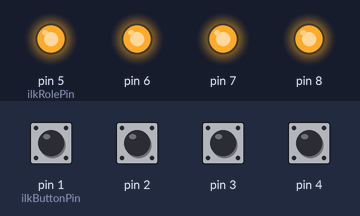
Recording of a sketch running on a simulated Arduino Uno, built with avr-gcc and run on an emulated ATmega328P. On the bench: output pins drawn as LEDs (lit = HIGH). The inputs (shaded band) are chosen by the test bench; at power-on: pin 1 (ilkButtonPin), pin 2–4 HIGH.

Above: at 1.2 s.
1.3 s: pin 1 (ilkButtonPin) pulled LOW for 0.15 s
At 2.3 s:
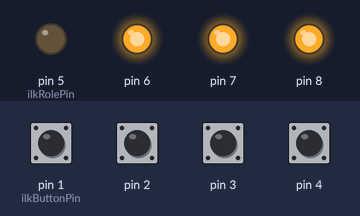
2.9 s: pin 2 pulled LOW for 0.15 s
At 3.5 s:
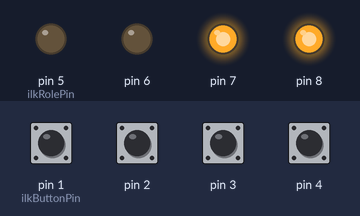
4.5 s: pin 3 pulled LOW for 0.15 s
At 4.8 s:
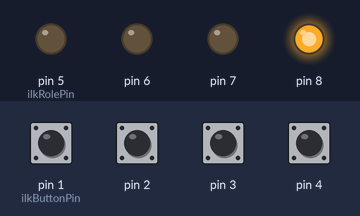
6.1 s: pin 4 pulled LOW for 0.15 s
At 7.2 s:
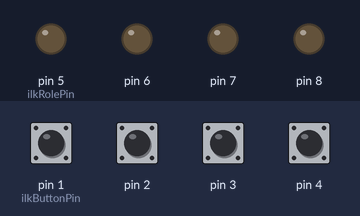
7.7 s: pin 1 (ilkButtonPin) pulled LOW for 1 s
At 8.5 s:
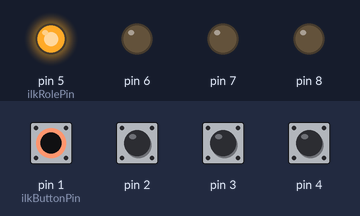
10.2 s: pin 2 pulled LOW for 1 s
At 11.6 s:
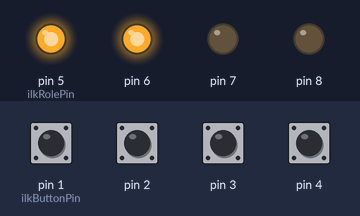
Timing chart, 0 to 13.2 s (numbered marks = the images above; inputs shaded):
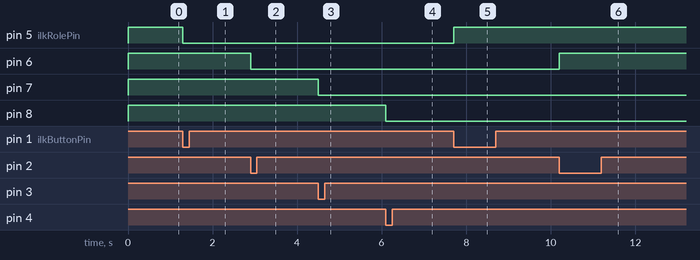

Measured:
- after the input at 1.3 s, pin 5 (ilkRolePin): HIGH → LOW at once
- after the input at 2.9 s, pin 6: HIGH → LOW at once
- after the input at 4.5 s, pin 7: HIGH → LOW at once
- after the input at 6.1 s, pin 8: HIGH → LOW at once
- after the input at 7.7 s, pin 5 (ilkRolePin): LOW → HIGH at once
- after the input at 10.2 s, pin 6: LOW → HIGH at once

The sketch:

gy_4role_4button.ino
```cpp
/*
gungor 13/11/2017
 4 role 4 buton ile role kullanımı
*/
const byte ilkButtonPin = 1; //digital 1,2,3,4
const byte ilkRolePin = 5; // digital 5,6,7,8
const byte maxButon = 4;
byte RolePin [maxButon];
byte ButonPin [maxButon];
byte OldValue [maxButon];
byte NewValue;

void setup () {
    for (int i =0; i<maxButon; i++)
    {
      RolePin[i] = i + ilkRolePin;
      pinMode( RolePin[i] , OUTPUT);
      digitalWrite(RolePin[i], HIGH); // role stop
      ButonPin[i] = i + ilkButtonPin;
      pinMode( ButonPin[i] , INPUT_PULLUP);
      OldValue[i] = HIGH;
    }
}

void loop() {
    for (int i =0; i<maxButon; i++)
    {
      NewValue = digitalRead(ButonPin[i]);
      if (NewValue != OldValue[i] )
      {
          OldValue[i] = NewValue;
          if (NewValue == LOW)
         {
           if (digitalRead(RolePin[i]) == LOW)
           { digitalWrite(RolePin[i],HIGH);  }
           else
           { digitalWrite(RolePin[i],LOW); }
         }
      }
    }

  delay(100);
}
```
